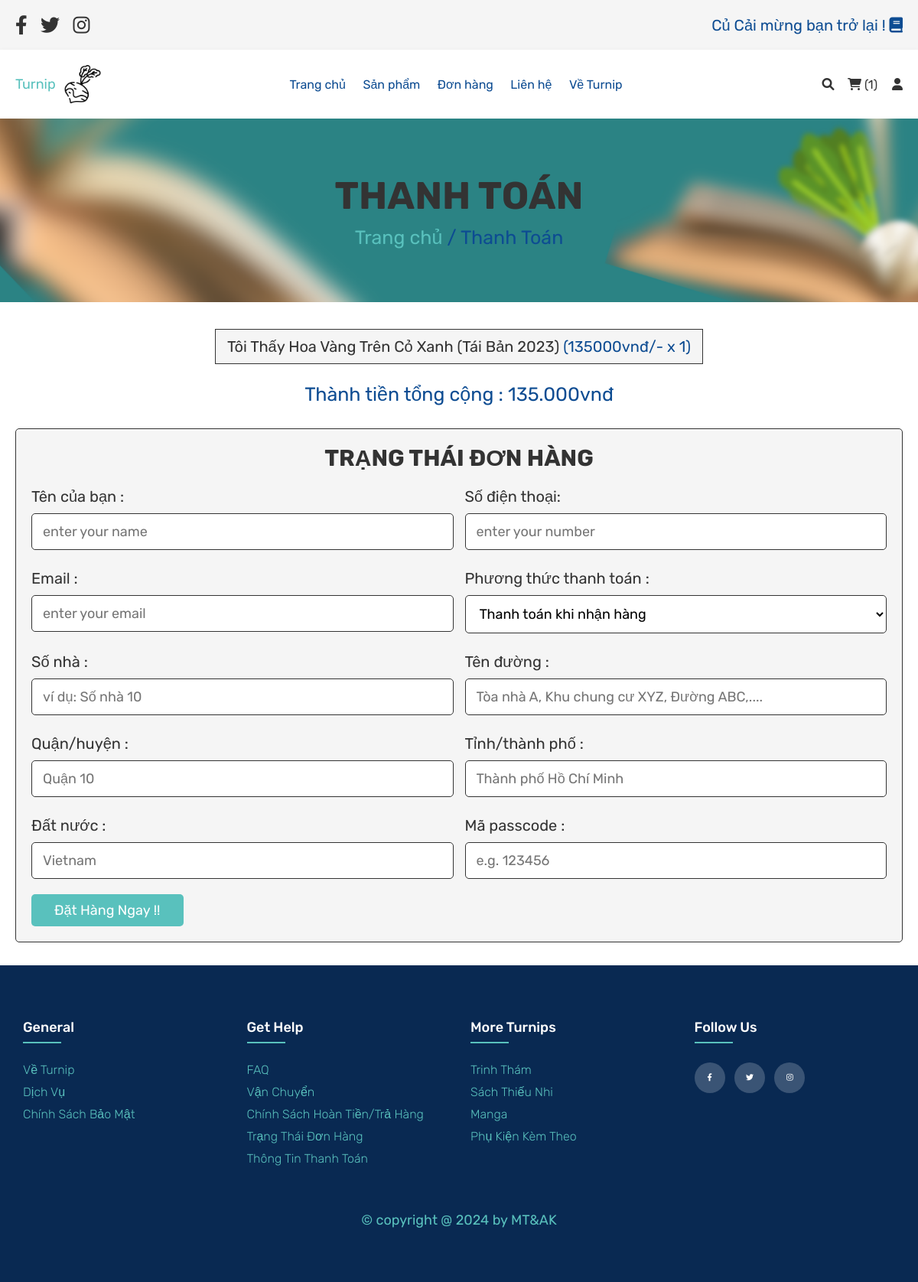
The page /checkout.php on the database its author committed.
### tables this page shows
CREATE TABLE `cart` (
  `id` int(100) NOT NULL,
  `user_id` int(100) NOT NULL,
  `name` varchar(100) NOT NULL,
  `price` int(100) NOT NULL,
  `quantity` int(100) NOT NULL,
  `image` varchar(100) NOT NULL
);

### checkout.php (the view, shortened to what this page needs)
<!DOCTYPE html>
<html lang="en">
<head>
   <link rel="stylesheet" href="https://cdnjs.cloudflare.com/ajax/libs/font-awesome/6.0.0/css/all.min.css">
   <link rel="stylesheet" href="css/style.css">
</head>
<body>
<?php include 'header.php'; ?>
<div class="heading">
   <h3>Thanh Toán</h3>
   <p> <a href="index.php">Trang chủ</a> / Thanh Toán </p>
</div>
<section class="display-order">
   <?php
      $grand_total = 0;
      $select_cart = mysqli_query($conn, "SELECT * FROM `cart` WHERE user_id = '$user_id'") or die('query failed');
      if(mysqli_num_rows($select_cart) > 0){
         while($fetch_cart = mysqli_fetch_assoc($select_cart)){
            $total_price = ($fetch_cart['price'] * $fetch_cart['quantity']);
            $grand_total += $total_price;
   ?>
   <p> <?php echo $fetch_cart['name']; ?> <span>(<?php echo ''.$fetch_cart['price'].'vnđ/-'.' x '. $fetch_cart['quantity']; ?>)</span> </p>
   <?php
      }
   }else{
      echo '<p class="empty">your cart is empty</p>';
   }
   ?>
   <div class="grand-total"> Thành tiền tổng cộng : <span><?php echo number_format($grand_total, 0, ',', '.') . 'vnđ'; ?></span> </div>
</section>
<section class="checkout">
   <form action="" method="post">
      <h3>Trạng thái đơn hàng</h3>
      <div class="flex">
         <div class="inputBox">
            <span>Tên của bạn :</span>
            <input type="text" name="name" required placeholder="enter your name">
         </div>
         <div class="inputBox">
            <span>Số điện thoại: </span>
            <input type="number" name="number" required placeholder="enter your number">
         </div>
         <div class="inputBox">
            <span>Email :</span>
            <input type="email" name="email" required placeholder="enter your email">
         </div>
         <div class="inputBox">
            <span>Phương thức thanh toán :</span>
            <select name="method">
               <option value="cash on delivery">Thanh toán khi nhận hàng</option>
            </select>
         </div>
         <div class="inputBox">
            <span>Số nhà :</span>
            <input type="number" min="0" name="flat" required placeholder="ví dụ: Số nhà 10">
         </div>
         <div class="inputBox">
            <span>Tên đường :</span>
            <input type="text" name="street" required placeholder="Tòa nhà A, Khu chung cư XYZ, Đường ABC,....">
         </div>
         <div class="inputBox">
            <span>Quận/huyện  :</span>
            <input type="text" name="city" required placeholder="Quận 10">
         </div>
         <div class="inputBox">
            <span>Tỉnh/thành phố :</span>
            <input type="text" name="state" required placeholder="Thành phố Hồ Chí Minh">
         </div>
         <div class="inputBox">
            <span>Đất nước :</span>
            <input type="text" name="country" required placeholder="Vietnam">
         </div>
         <div class="inputBox">
            <span>Mã passcode :</span>
            <input type="number" min="0" name="pin_code" required placeholder="e.g. 123456">
         </div>
      </div>
      <input type="submit" value="Đặt hàng ngay !!" class="btn" name="order_btn">
   </form>
</section>
<?php include 'footer.php'; ?>
</body>
</html>

### css/style.css (style rules this page uses)
:root { --purple:#59C1BD; --red:#0D4C92; --orange:#59C1BD; --black:#333; --white:#fff; --light-color:#0D4C92; --light-white:#29ADB2; --light-bg:#f5f5f5; --border:.1rem solid var(--black); --box-shadow:0 .5rem 1rem rgba(0,0,0,.1); }
* { font-family: 'Rubik', sans-serif; margin:0; padding:0; box-sizing: border-box; outline: none; border:none; text-decoration: none; transition:all .2s linear; }
html { font-size: 62.5%; overflow-x: hidden; }
section { padding:3rem 2rem; }
.btn, .option-btn, .delete-btn, .white-btn { display: inline-block; margin-top: 1rem; padding:1rem 3rem; cursor: pointer; color:var(--white); font-size: 1.8rem; border-radius: .5rem; text-transform: capitalize; }
.white-btn, .btn { background-color: var(--purple); }
.heading { min-height: 30vh; display: flex; flex-flow: column; align-items: center; justify-content: center; gap:1rem; background: url(../images/heading-bg.jpg) no-repeat; background-size: cover; background-position: center; text-align: center; }
.heading h3 { font-size: 5rem; color:var(--black); text-transform: uppercase; }
.heading p { font-size: 2.5rem; color:var(--light-color); }
.heading p a { color:var(--purple); }
.display-order { max-width: 1200px; margin: 0 auto; text-align: center; padding-bottom: 0; }
.display-order p { background-color: var(--light-bg); color:var(--black); font-size: 2rem; padding:1rem 1.5rem; border:var(--border); display: inline-block; margin:.5rem; }
.display-order p span { color:var(--red); }
.display-order .grand-total { margin-top: 2rem; font-size: 2.5rem; color:var(--light-color); }
.display-order .grand-total span { color:var(--red); }
.checkout form { max-width: 1200px; padding:2rem; margin:0 auto; border:var(--border); background-color: var(--light-bg); border-radius: .5rem; }
.checkout form h3 { text-align: center; margin-bottom: 2rem; color:var(--black); text-transform: uppercase; font-size: 3rem; }
.checkout form .flex { display: flex; flex-wrap: wrap; gap:1.5rem; }
.checkout form .flex .inputBox { flex:1 1 40rem; }
.checkout form .flex span { font-size: 2rem; color:var(--black); }
.checkout form .flex select, .checkout form .flex input { border:var(--border); width: 100%; border-radius: .5rem; width: 100%; background-color: var(--white); padding:1.2rem 1.4rem; font-size: 1.8rem; margin:1rem 0; }

### rows shown on the page
cart: name "Tôi Thấy Hoa Vàng Trên Cỏ Xanh (Tái Bản 2023)", price "135000", quantity "1"

### other values the page prints
$cart_rows_number "1"
$grand_total "135.000"
